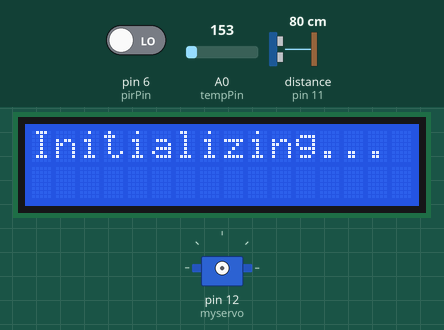
Simulated run of this sketch. Board: Arduino Uno, built with avr-gcc and run on an emulated ATmega328P. Parts: 16×2 character LCD, servo. Wiring (inferred from the names in the program): ultrasonic range finder: trigger pin 10; echo pin 11. The test bench sets the inputs (shaded band); at power-on: pin 6 (pirPin) LOW, A0 (tempPin) = 153, distance to the obstacle (sensor on pin 11) 80 cm. The echo pulse lasts 58.3 µs per cm; what the sketch prints to the serial monitor is not drawn.

Above: at 0.1 s.
At 2.1 s:
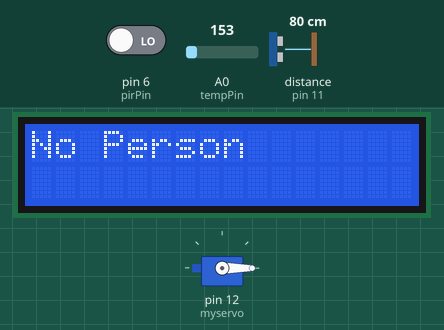

The sketch:

arduino.ino
```cpp
// https://www.tinkercad.com/things/d51azpsbpev-spectacular-amur/editel?sharecode=g4gROJD0VSQ3oBhqhpNQfOANpmcbZI5qj1lfBlQrHcc

#include <Servo.h>
#include <LiquidCrystal.h>

#define trigPin 10
#define echoPin 11
#define pirPin 6
#define tempPin A0

Servo myservo;
LiquidCrystal lcd(8, 9, 5, 4, 3, 2);

bool personDetected = false;
float distanceBuffer;
bool detected;

void setup() {
  Serial.begin(9600);

  lcd.begin(16, 2);
  lcd.print("Initializing...");
  delay(2000); // Wait for 2 seconds to see the initialization message

  myservo.attach(12);
  myservo.write(0); // Lock is initially locked

  pinMode(trigPin, OUTPUT);
  pinMode(echoPin, INPUT);
  pinMode(pirPin, INPUT);

  // Clear the LCD
  lcd.clear();
}

void loop() {
  int pirState = digitalRead(pirPin);
  float distance = readDistance();
  float temperatureC = readTemperature();

  bool personDetected = detectPerson(pirState, distance, temperatureC);

  displayStatus(personDetected);

  delay(1000);

  // Debug output
  Serial.print("PIR: ");
  Serial.print(pirState);
  Serial.print(" Distance: ");
  Serial.print(distance);
  Serial.print(" Temp: ");
  Serial.println(temperatureC);
}

float readDistance() {
  long duration;
  digitalWrite(trigPin, LOW);
  delayMicroseconds(2);
  digitalWrite(trigPin, HIGH);
  delayMicroseconds(10);
  digitalWrite(trigPin, LOW);
  duration = pulseIn(echoPin, HIGH);
  return (duration / 2) / 29.1;
}

float readTemperature() {
  int tempValue = analogRead(tempPin);
  float voltage = tempValue * (5.0 / 1023.0);
  return (voltage - 0.5) * 100.0;
}

bool detectPerson(int pirState, float distance, float temperatureC) {
  bool distanceReducing;
  bool temperatureInRange = (temperatureC > 30.0 && temperatureC < 40.0);

  distanceReducing = (distanceBuffer > distance);
  distanceBuffer = distance;

  if (pirState == HIGH && distanceReducing && temperatureInRange)
  {
    detected = true;
  }

  if (!distanceReducing && !temperatureInRange && pirState == LOW && distance > 200)
  {
  	detected = false;
  }
  return detected;
}

void displayStatus(bool personDetected) {
  lcd.clear();
  if (personDetected) {
    lcd.print("Person Detected");
    myservo.write(90);
  } else {
    lcd.print("No Person");
    myservo.write(0);
  }
}
```
